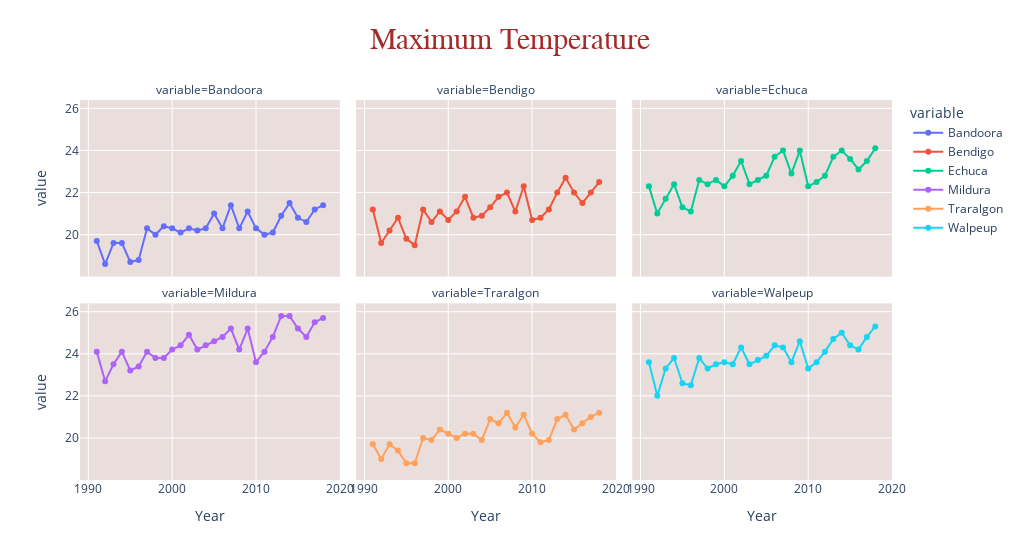

Here is the notebook cell this chart was saved with:
### Code cell
#updating layout with proper color to match it with website page
fig1.update_layout(plot_bgcolor='rgba(234, 222, 220, 1)',title_font_family="Times New Roman",
                  title_font_color="brown", title_font_size=30,
                  title={'y':0.95, 'x':0.5,}, width=1020
                  )
fig1.show()

### Figure 1 — Plotly figure (JSON) as saved in the notebook; plotly's stock layout.template omitted (floating-point values rounded to 4 significant figures)
{"data": [{"hovertemplate": "variable=Bandoora<br>Year=%{x}<br>value=%{y}<extra></extra>", "legendgroup": "Bandoora", "line": {"color": "#636efa", "dash": "solid"}, "marker": {"symbol": "circle"}, "mode": "markers+lines", "name": "Bandoora", "orientation": "v", "showlegend": true, "type": "scatter", "x": [1991, 1992, 1993, 1994, 1995, 1996, 1997, 1998, 1999, 2000, 2001, 2002, 2003, 2004, 2005, 2006, 2007, 2008, 2009, 2010, 2011, 2012, 2013, 2014, 2015, 2016, 2017, 2018], "xaxis": "x4", "y": [19.7, 18.6, 19.6, 19.6, 18.7, 18.8, 20.3, 20, 20.4, 20.3, 20.1, 20.3, 20.2, 20.3, 21, 20.3, 21.4, 20.3, 21.1, 20.3, 20, 20.1, 20.9, 21.5, 20.8, 20.6, 21.2, 21.4], "yaxis": "y4"}, {"hovertemplate": "variable=Bendigo<br>Year=%{x}<br>value=%{y}<extra></extra>", "legendgroup": "Bendigo", "line": {"color": "#EF553B", "dash": "solid"}, "marker": {"symbol": "circle"}, "mode": "markers+lines", "name": "Bendigo", "orientation": "v", "showlegend": true, "type": "scatter", "x": [1991, 1992, 1993, 1994, 1995, 1996, 1997, 1998, 1999, 2000, 2001, 2002, 2003, 2004, 2005, 2006, 2007, 2008, 2009, 2010, 2011, 2012, 2013, 2014, 2015, 2016, 2017, 2018], "xaxis": "x5", "y": [21.2, 19.6, 20.2, 20.8, 19.8, 19.5, 21.2, 20.6, 21.1, 20.7, 21.1, 21.8, 20.8, 20.9, 21.3, 21.8, 22, 21.1, 22.3, 20.7, 20.8, 21.2, 22, 22.7, 22, 21.5, 22, 22.5], "yaxis": "y5"}, {"hovertemplate": "variable=Echuca<br>Year=%{x}<br>value=%{y}<extra></extra>", "legendgroup": "Echuca", "line": {"color": "#00cc96", "dash": "solid"}, "marker": {"symbol": "circle"}, "mode": "markers+lines", "name": "Echuca", "orientation": "v", "showlegend": true, "type": "scatter", "x": [1991, 1992, 1993, 1994, 1995, 1996, 1997, 1998, 1999, 2000, 2001, 2002, 2003, 2004, 2005, 2006, 2007, 2008, 2009, 2010, 2011, 2012, 2013, 2014, 2015, 2016, 2017, 2018], "xaxis": "x6", "y": [22.3, 21, 21.7, 22.4, 21.3, 21.1, 22.6, 22.4, 22.6, 22.3, 22.8, 23.5, 22.4, 22.6, 22.8, 23.7, 24, 22.9, 24, 22.3, 22.5, 22.8, 23.7, 24, 23.6, 23.1, 23.5, 24.1], "yaxis": "y6"}, {"hovertemplate": "variable=Mildura<br>Year=%{x}<br>value=%{y}<extra></extra>", "legendgroup": "Mildura", "line": {"color": "#ab63fa", "dash": "solid"}, "marker": {"symbol": "circle"}, "mode": "markers+lines", "name": "Mildura", "orientation": "v", "showlegend": true, "type": "scatter", "x": [1991, 1992, 1993, 1994, 1995, 1996, 1997, 1998, 1999, 2000, 2001, 2002, 2003, 2004, 2005, 2006, 2007, 2008, 2009, 2010, 2011, 2012, 2013, 2014, 2015, 2016, 2017, 2018], "xaxis": "x", "y": [24.1, 22.7, 23.5, 24.1, 23.2, 23.4, 24.1, 23.8, 23.8, 24.2, 24.4, 24.9, 24.2, 24.4, 24.6, 24.8, 25.2, 24.2, 25.2, 23.6, 24.1, 24.8, 25.8, 25.8, 25.2, 24.8, 25.5, 25.7], "yaxis": "y"}, {"hovertemplate": "variable=Traralgon<br>Year=%{x}<br>value=%{y}<extra></extra>", "legendgroup": "Traralgon", "line": {"color": "#FFA15A", "dash": "solid"}, "marker": {"symbol": "circle"}, "mode": "markers+lines", "name": "Traralgon", "orientation": "v", "showlegend": true, "type": "scatter", "x": [1991, 1992, 1993, 1994, 1995, 1996, 1997, 1998, 1999, 2000, 2001, 2002, 2003, 2004, 2005, 2006, 2007, 2008, 2009, 2010, 2011, 2012, 2013, 2014, 2015, 2016, 2017, 2018], "xaxis": "x2", "y": [19.7, 19, 19.7, 19.4, 18.8, 18.8, 20, 19.9, 20.4, 20.2, 20, 20.2, 20.2, 19.9, 20.9, 20.7, 21.2, 20.5, 21.1, 20.2, 19.8, 19.9, 20.9, 21.1, 20.4, 20.7, 21, 21.2], "yaxis": "y2"}, {"hovertemplate": "variable=Walpeup<br>Year=%{x}<br>value=%{y}<extra></extra>", "legendgroup": "Walpeup", "line": {"color": "#19d3f3", "dash": "solid"}, "marker": {"symbol": "circle"}, "mode": "markers+lines", "name": "Walpeup", "orientation": "v", "showlegend": true, "type": "scatter", "x": [1991, 1992, 1993, 1994, 1995, 1996, 1997, 1998, 1999, 2000, 2001, 2002, 2003, 2004, 2005, 2006, 2007, 2008, 2009, 2010, 2011, 2012, 2013, 2014, 2015, 2016, 2017, 2018], "xaxis": "x3", "y": [23.6, 22, 23.3, 23.8, 22.6, 22.5, 23.8, 23.3, 23.5, 23.6, 23.5, 24.3, 23.5, 23.7, 23.9, 24.4, 24.3, 23.6, 24.6, 23.3, 23.6, 24.1, 24.7, 25, 24.4, 24.2, 24.8, 25.3], "yaxis": "y3"}], "layout": {"annotations": [{"font": {}, "showarrow": false, "text": "variable=Mildura", "x": 0.16, "xanchor": "center", "xref": "paper", "y": 0.465, "yanchor": "bottom", "yref": "paper"}, {"font": {}, "showarrow": false, "text": "variable=Traralgon", "x": 0.5, "xanchor": "center", "xref": "paper", "y": 0.465, "yanchor": "bottom", "yref": "paper"}, {"font": {}, "showarrow": false, "text": "variable=Walpeup", "x": 0.84, "xanchor": "center", "xref": "paper", "y": 0.465, "yanchor": "bottom", "yref": "paper"}, {"font": {}, "showarrow": false, "text": "variable=Bandoora", "x": 0.16, "xanchor": "center", "xref": "paper", "y": 1.0, "yanchor": "bottom", "yref": "paper"}, {"font": {}, "showarrow": false, "text": "variable=Bendigo", "x": 0.5, "xanchor": "center", "xref": "paper", "y": 1.0, "yanchor": "bottom", "yref": "paper"}, {"font": {}, "showarrow": false, "text": "variable=Echuca", "x": 0.84, "xanchor": "center", "xref": "paper", "y": 1.0, "yanchor": "bottom", "yref": "paper"}], "legend": {"title": {"text": "variable"}, "tracegroupgap": 0}, "plot_bgcolor": "rgba(234, 222, 220, 1)", "title": {"font": {"color": "brown", "family": "Times New Roman", "size": 30}, "text": "Maximum Temperature", "x": 0.5, "y": 0.95}, "width": 1020, "xaxis": {"anchor": "y", "domain": [0, 0.32], "title": {"text": "Year"}}, "xaxis2": {"anchor": "y2", "domain": [0.34, 0.66], "matches": "x", "title": {"text": "Year"}}, "xaxis3": {"anchor": "y3", "domain": [0.68, 1.0], "matches": "x", "title": {"text": "Year"}}, "xaxis4": {"anchor": "y4", "domain": [0, 0.32], "matches": "x", "showticklabels": false}, "xaxis5": {"anchor": "y5", "domain": [0.34, 0.66], "matches": "x", "showticklabels": false}, "xaxis6": {"anchor": "y6", "domain": [0.68, 1.0], "matches": "x", "showticklabels": false}, "yaxis": {"anchor": "x", "domain": [0, 0.465], "title": {"text": "value"}}, "yaxis2": {"anchor": "x2", "domain": [0, 0.465], "matches": "y", "showticklabels": false}, "yaxis3": {"anchor": "x3", "domain": [0, 0.465], "matches": "y", "showticklabels": false}, "yaxis4": {"anchor": "x4", "domain": [0.535, 1.0], "matches": "y", "title": {"text": "value"}}, "yaxis5": {"anchor": "x5", "domain": [0.535, 1.0], "matches": "y", "showticklabels": false}, "yaxis6": {"anchor": "x6", "domain": [0.535, 1.0], "matches": "y", "showticklabels": false}}}
